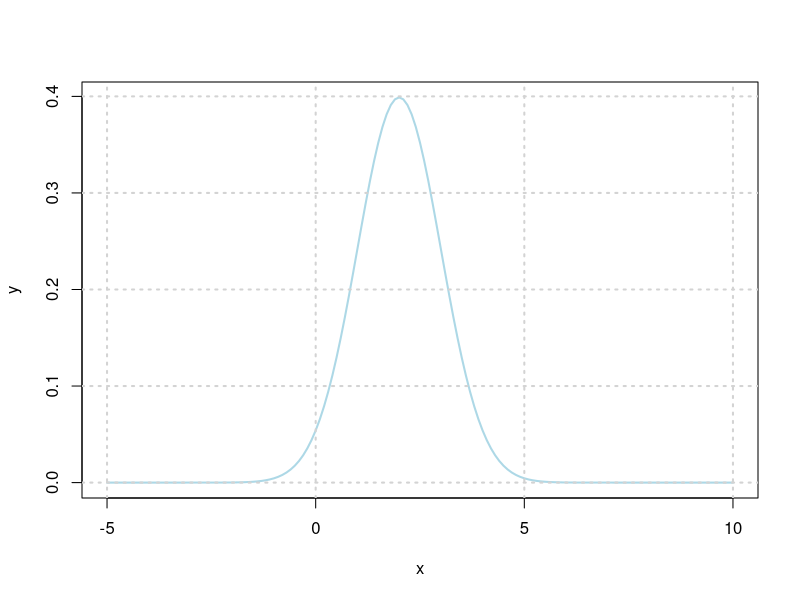

Source code (R):







numeri <- c(1,5,2,3,6,7,10)
lunghezza <- length(numeri)
somma <- 0

for (i in 1:length(numeri)) {
  
  somma <- somma + numeri[i]
  print(somma)
}

print(somma)
sum(numeri)



#logica manuale
somma <- somma + numeri[1]
somma <- somma + numeri[2]
somma <- somma + numeri[3]
somma <- somma + numeri[4]

#









vettore_nomi <- c("Anna", "Marco", "Luca", "Giulia", "Francesco")


i <- "Anna" #prima iterazione
i <- "Marco" #seconda iterazione
i <- "Luca" #terza iterazione
i <- "Giulia" #ecc
i <- "Francesco"

print(paste("è nella lista:",i))

for (i in vettore_nomi) {
  print(paste(i, "è nella lista"))
}

#














#Lezione 21 luglio

#Esercizio 1
normdens<-function(x, m=0,s=1){
  # Nota: pi in R è la costante pi-greco 3.14....
  # Lo si può verificare digitando pi nella console
  1 / sqrt(2*pi*s^2) * exp( -(x-m)^2 / (2*s^2) )
} #creo la funzione matematica


x<-seq(-5, 10, by=0.1) #creo un vettore di valori da -5 a 10 con passo 0.1

y<-array(data = NA, dim = length(x)) #creo un vettore di NA con lunghezza 
                                     #pari a quella di x


#Creo un ciclo for per usare la sequenza x per calcolare
#i valori della funzione normdens.
#Praticamente voglio che ad ogni iterazione, la funzione normdens
#utilizzi un valore di x per calcolare il valore corrispondente di y
#e lo salvi nella posizione corrispondente di y.
for(i in 1:length(y)){
  y[i] <- normdens(x[i], m=2, s=1)
}

#Disegno il grafico
plot(x = x, y = y, type='l', col='lightblue', lwd=2, main='')
grid(lwd=2)






#--------------------------------------------------------------
#ESERCIZI SUI CICLI FOR:

#Esempio di ciclo for: per ogni iterazione in un vettore da 1 a 10,
#calcolare il quadrato del valore corrispondente e printarlo.

for(i in 1:10) { # Head of for-loop
  
  x1 <- i^2     # Code block
  print(x1)     # Print results
}


#Altro esempio:
x2 <- c("Max", "Tina", "Lindsey", "Anton", "Sharon")       
for(i in x2) {                                             
  print(paste("Hello", i, "how are you?"))  #ricordiamoci il comando paste()               
}

#Cosa succede eseguendo questo codice? la i dentro il comando paste() nell'
#ultima riga assume il valore (in questo caso assume il testo) di ogni elemento
#del vettore x2.


#Altro esempio dove va riempito l'array:
x3 <- array(data = NA, dim = 10) #creo un vettore di NA con lunghezza 10

for(i in 1:10) {                                           
  
  x3[i] <- i^2 #in OGNI posizione di x3, RIEMPIO x3 con i^2. Cos'è i
               #in questo caso? è l'indice dell'array x3, e assume valori
               #da 1 a 10. (siccome l'ho specificato io nella prima riga del ciclo
               #for, deve andare da 1 a 10, (1:10)).
}



#--------------------------------------------------
#ESERCIZI PER STUDIO INDIVIDUALE:


#Esercizi introduttivi:

#Es 1:
#Consegna: Scrivi un ciclo for che stampa i numeri da 1 a 10, ciascuno su una nuova riga.








#Es 2:
#Consegna: Scrivi un ciclo for che calcola la somma dei numeri pari da 1 a 20 e stampa il risultato.







#Es 3:
#Consegna: Data la seguente lista di nomi: nomi <- c("Anna", "Marco", "Luca", "Giulia", "Francesco"), 
#scrivi un ciclo for che stampa ciascun nome seguito dal messaggio "è nella lista".







#Es 4:
#Consegna: Scrivi un ciclo for che calcola il fattoriale di un numero intero
#positivo dato (ad esempio, 5). Il fattoriale di un numero n è il prodotto di tutti i numeri
#interi positivi da 1 a n. Ad esempio, il fattoriale di 5 è 5*4*3*2*1 = 120.











#Esercizi intermedi:

#Es 5:
#Consegna: Scrivi un ciclo for che calcola la media dei valori in un vettore di numeri. 
#Ad esempio, dato il vettore numeri <- c(4, 8, 15, 16, 23, 42), 
#calcola la media dei suoi elementi.








#Es 6:
#Crea una sequenza di fibonacci:
#Creare una sequenza di Fibonacci significa generare una serie di numeri in cui ogni 
#numero è la somma dei due numeri precedenti, a partire da due numeri iniziali definiti. 
#Tradizionalmente, la sequenza di Fibonacci inizia con 0 e 1.

#per costruire una sequenza di Fibonacci, si inizia con i due numeri iniziali (0 e 1) 
#e si continua aggiungendo ogni volta i due numeri più recenti della sequenza per ottenere il numero successivo.

#Esempio:
#0, 1, (0+1)=1, (1+1)=2, (1+2)=3, (2+3)=5, 8, 13, 21, 34, ...





















#-------------------------------
#SOLUZIONI AGLI ESERCIZI:


#Es 1:
for (i in 1:10) {
  print(i)
}


#Es 2:
somma_pari <- 0
for (i in 1:20) {
  if (i %% 2 == 0) { #se il resto della divisione di i per 2 è 0
    somma_pari <- somma_pari + i
  }
}
print(somma_pari)



#Es 3:
nomi <- c("Anna", "Marco", "Luca", "Giulia", "Francesco")
for (nome in nomi) {
  print(paste(nome, "è nella lista"))
}






#Es 4:
numero <- 5
fattoriale <- 1

for (i in 1:numero) {
  fattoriale <- fattoriale * i
  print(fattoriale)
}


#logica manuale:
fattoriale <- 1 * 1 #prima iterazione
print(fattoriale)

fattoriale <- 1 * 2 #seconda iterazione
print(fattoriale)

fattoriale <- 2 * 3 #terza iterazione
print(fattoriale)

fattoriale <- 6 * 4 #quarta iterazione
print(fattoriale)

fattoriale <- 24 * 5 #quinta iterazione
print(fattoriale)





#Es 5:
numeri <- c(4, 8, 15, 16, 23, 42)
somma <- 0
n <- length(numeri)


for (i in 1:n) {
  somma <- somma + numeri[i]
}

media <- somma / n
print(media)


#Es 6:
fibonacci <- array(NA, dim = 10)
fibonacci[1] <- 0
fibonacci[2] <- 1

for (i in 3:10) {
  fibonacci[i] <- fibonacci[i-1] + fibonacci[i-2]
}

print(fibonacci)






















